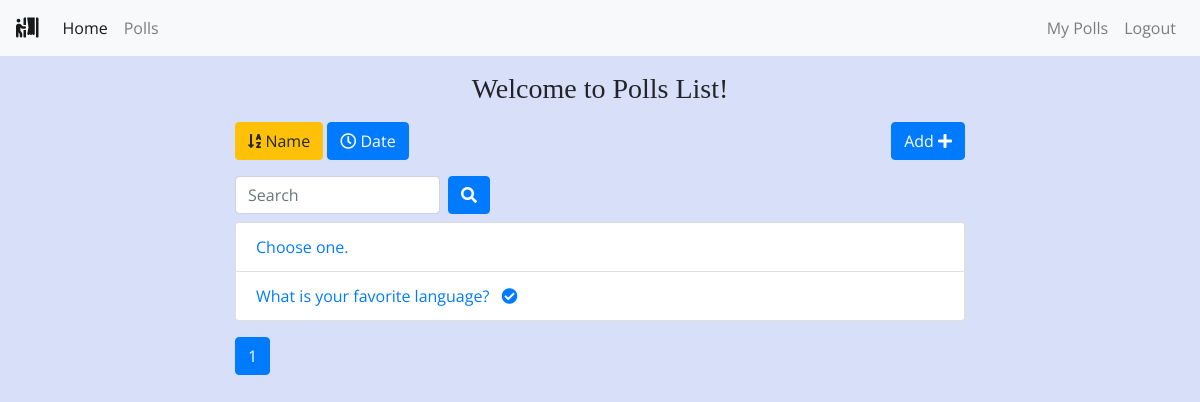
Page /polls/list/?name=True (signed in) on the committed database.
### polls/models.py (models this page shows, shortened)
class Poll(models.Model):
    owner = models.ForeignKey(User, on_delete=models.CASCADE)
    text = models.TextField()
    pub_date = models.DateTimeField(default=timezone.now)
    active = models.BooleanField(default=True)

### polls/views.py (the view)
# urls.py: path('list/', views.polls_list, name='list'),
@login_required()
def polls_list(request):
    all_polls = Poll.objects.all()
    search_term = ''
    if 'name' in request.GET:
        all_polls = all_polls.order_by('text')
    if 'date' in request.GET:
        all_polls = all_polls.order_by('pub_date')
    if 'vote' in request.GET:
        all_polls = all_polls.annotate(Count('vote')).order_by('vote__count')
    if 'search' in request.GET:
        search_term = request.GET['search']
        all_polls = all_polls.filter(text__icontains=search_term)
    paginator = Paginator(all_polls, 6)  # Show 6 contacts per page
    page = request.GET.get('page')
    polls = paginator.get_page(page)
    get_dict_copy = request.GET.copy()
    params = get_dict_copy.pop('page', True) and get_dict_copy.urlencode()
    print(params)
    context = {
        'polls': polls,
        'params': params,
        'search_term': search_term,
    }
    return render(request, 'polls/polls_list.html', context)

### polls/templates/polls/polls_list.html (shortened to what this page needs)
{% extends 'base.html' %}
{% block content %}
<div class="container">
    <div class="row">
        <div class="col-md-8 offset-sm-2">
            <h3 style="font-family: 'Playfair Display', serif;" class="text-center mt-3 mb-3">Welcome to Polls List!</h3>
            <a class="btn btn-{% if 'name' in request.GET %}warning{% else %}primary{% endif %} mb-3" href="?name=True"
                role="button"><i class="fas fa-sort-alpha-down"></i>
                Name</a>
            <a class="btn btn-{% if 'date' in request.GET %}warning{% else %}primary{% endif %} mb-3" href="?date=True"
                role="button"><i class="far fa-clock"></i> Date</a>
            <a class="btn btn-primary mb-3 float-right" href="{% url 'polls:add' %}" role="button">Add <i class="fas fa-plus"></i></a>
            <form class="form-inline">
                <div class="form-group mr-sm-2 mb-2">
                    <input type="search" class="form-control" name="search" placeholder="Search" value={{ search_term }}>
                </div>
                <button type="submit" class="btn btn-primary mb-2"><i class="fas fa-search"></i></button>
            </form>
            <ul class="list-group">
                {% for poll in polls %}
                <li class="list-group-item"><a href="{% url 'polls:detail' poll.id %}">{{ poll.text|truncatewords:5 }}
                        {% if not poll.active%}
                        <i class="fas fa-check-circle ml-2"></i>
                        {% endif %}
                    </a>
                </li>
                {% endfor %}
            </ul>
            <nav class="mt-3">
                <ul class="pagination">
                    <li class="page-item active"><a class="page-link" href="">{{ polls.number }}</a></li>
                </ul>
            </nav>
        </div>
    </div>
</div>
{% endblock content %}

### rows in the picture
Poll: text "Choose one."
Poll: text "What is your favorite language?", active False (drawn)

### other values in the picture
{{ polls.number }} "1"
